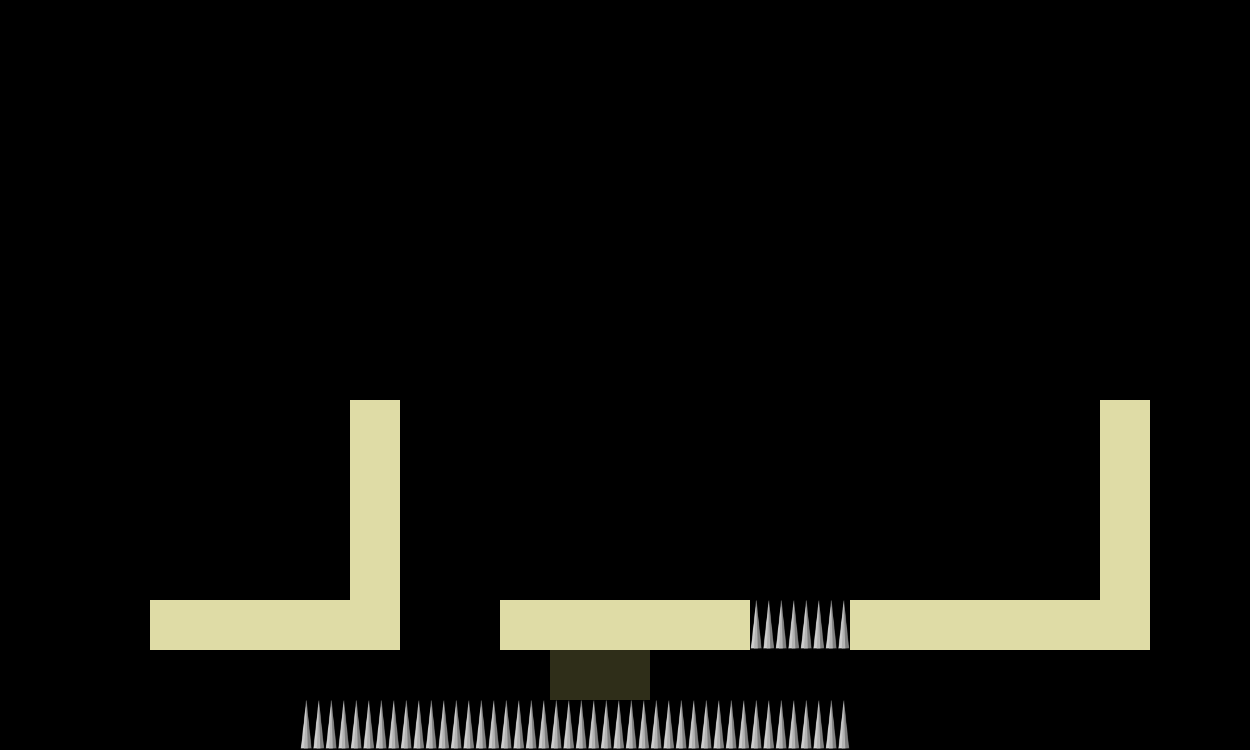

Rendered tile map (Tiled .tmx) drawn with the repository's tilesets; below, a short description and the map source with its tile grids summarised:
An orthogonal 25x15 tile map with 50x50 px tiles, 1 tile layer (Foreground) and 2 objects (goal, player).

<map version="1.0" orientation="orthogonal" width="25" height="15" tilewidth="50" tileheight="50">
 <tileset firstgid="1" name="l1full" tilewidth="50" tileheight="50">
  <image source="l1full.png" trans="00007f" width="300" height="50" />
 </tileset>
 <layer name="Foreground" width="25" height="15">
  <properties>
   <property name="tileset" value="l1full" />
  </properties>
  <data>[375 cells, 39 non-empty, 3 distinct tile ids]</data>
 </layer>
 <objectgroup name="Object Layer 1" width="25" height="15">
  <object name="goal" x="1050" y="450" width="50" height="50" />
  <object name="player" x="250" y="550" width="50" height="50" />
 </objectgroup>
</map>
